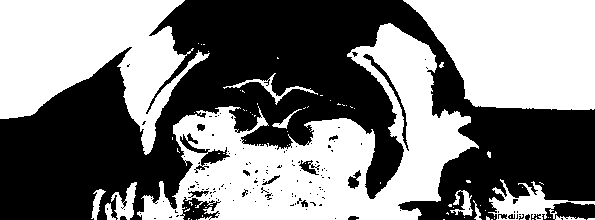
//> input picture binary.bmp, 595 x 220 px, given in place of 6.jpg, which was not available
$ ./morphology   (built with g++ and OpenCV 4)
//> lines starting //> are read from the running program, lines starting //| are printed output that depends on the picture; after the words box and inside, x2 and y2 are one past the last pixel; in counts of white or black regions, pixels touching at a corner belong together; pictures that were not available may be replaced by others from this repository, and a replacement may not be noted
#include <opencv2/core/core.hpp>
#include <opencv2/imgproc/imgproc.hpp>
#include <opencv2/highgui/highgui.hpp>

int main()
{
	// Read input image
	cv::Mat image= cv::imread("/home/bernard/pics/6.jpg");
//> image is the input picture: 220 rows x 595 cols, CV_8UC3; 49.1% white; 78 white regions (65 under 20 px), largest, box (x1, y1, x2, y2) and area: (137, 23, 479, 220) 27086, (0, 0, 210, 155) 17557, (403, 0, 595, 110) 16266
	if (!image.data)
		return 0;

    // Display the image
	cv::namedWindow("Image");
	cv::imshow("Image",image);

	// Erode the image
	cv::Mat eroded;
	cv::erode(image,eroded,cv::Mat());
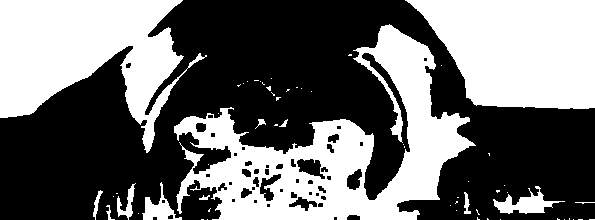
//> eroded: 220 rows x 595 cols, CV_8UC3; 43.4% white; 59 white regions (46 under 20 px), largest, box (x1, y1, x2, y2) and area: (174, 24, 476, 220) 22122, (0, 0, 207, 153) 16568, (405, 0, 595, 109) 15948

    // Display the eroded image
	cv::namedWindow("Eroded Image");
	cv::imshow("Eroded Image",eroded);

	// Dilate the image
	cv::Mat dilated;
	cv::dilate(image,dilated,cv::Mat());
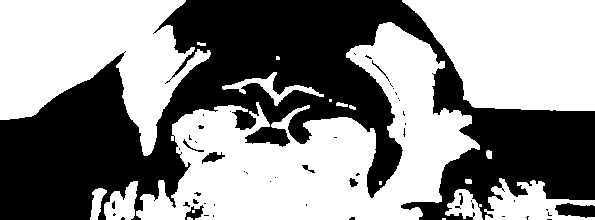
//> dilated: 220 rows x 595 cols, CV_8UC3; 54.5% white; 52 black regions (41 under 20 px), largest, box (x1, y1, x2, y2) and area: (0, 0, 595, 220) 58373, (555, 203, 595, 218) 431, (185, 205, 204, 220) 139

    // Display the dialted image
	cv::namedWindow("Dilated Image");
	cv::imshow("Dilated Image",dilated);

	// Erode the image with a larger s.e.
	cv::Mat element(7,7,CV_8U,cv::Scalar(1));
	cv::erode(image,eroded,element);
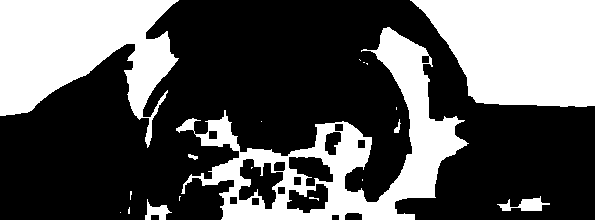
//> eroded: 220 rows x 595 cols, CV_8UC3; 35.5% white; 19 white regions (12 under 20 px), largest, box (x1, y1, x2, y2) and area: (176, 27, 469, 220) 15474, (410, 0, 595, 107) 15347, (0, 0, 179, 148) 14850

    // Display the eroded image
	cv::namedWindow("Eroded Image (7x7)");
	cv::imshow("Eroded Image (7x7)",eroded);

	// Erode the image 3 times.
	cv::erode(image,eroded,cv::Mat(),cv::Point(-1,-1),3);

    // Display the eroded image
	cv::namedWindow("Eroded Image (3 times)");
	cv::imshow("Eroded Image (3 times)",eroded);

	// Close the image
	cv::Mat element5(5,5,CV_8U,cv::Scalar(1));
	cv::Mat closed;
	cv::morphologyEx(image,closed,cv::MORPH_CLOSE,element5);
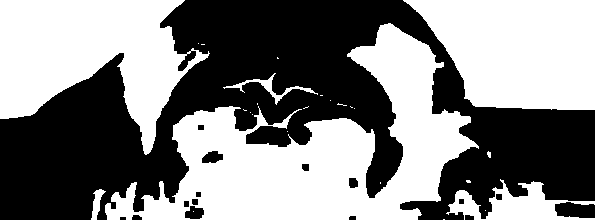
//> closed: 220 rows x 595 cols, CV_8UC3; 51.6% white; 16 black regions (1 under 20 px), largest, box (x1, y1, x2, y2) and area: (0, 0, 595, 220) 61966, (555, 202, 595, 218) 527, (202, 151, 223, 163) 186

    // Display the opened image
	cv::namedWindow("Closed Image");
	cv::imshow("Closed Image",closed);

	// Open the image
	cv::Mat opened;
	cv::morphologyEx(image,opened,cv::MORPH_OPEN,element5);
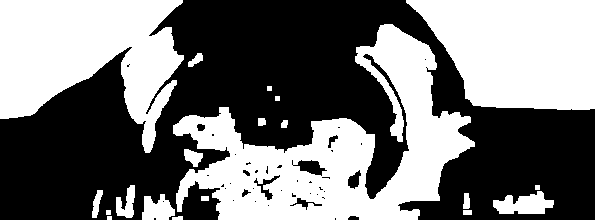
//> opened: 220 rows x 595 cols, CV_8UC3; 46.5% white; 20 white regions, largest, box (x1, y1, x2, y2) and area: (173, 24, 475, 220) 24478, (0, 0, 184, 153) 17227, (406, 0, 595, 110) 16244

    // Display the opened image
	cv::namedWindow("Opened Image");
	cv::imshow("Opened Image",opened);

	// Close and Open the image
	cv::morphologyEx(image,image,cv::MORPH_CLOSE,element5);
	cv::morphologyEx(image,image,cv::MORPH_OPEN,element5);

    // Display the close/opened image
	cv::namedWindow("Closed and Opened Image");
	cv::imshow("Closed and Opened Image",image);
	cv::imwrite("binaryGroup.bmp",image);

	// Read input image
	image= cv::imread("binary.bmp");

	// Open and Close the image
	cv::morphologyEx(image,image,cv::MORPH_OPEN,element5);
	cv::morphologyEx(image,image,cv::MORPH_CLOSE,element5);
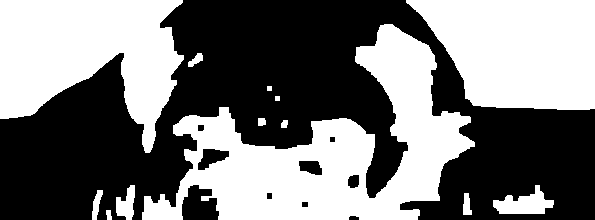
//> image: 220 rows x 595 cols, CV_8UC3; 47.5% white; 13 white regions, largest, box (x1, y1, x2, y2) and area: (142, 24, 475, 220) 26457, (0, 0, 184, 153) 17445, (406, 0, 595, 110) 16245

    // Display the close/opened image
	cv::namedWindow("Opened and Closed Image");
	cv::imshow("Opened and Closed Image",image);

	cv::waitKey();
	return 0;
}
